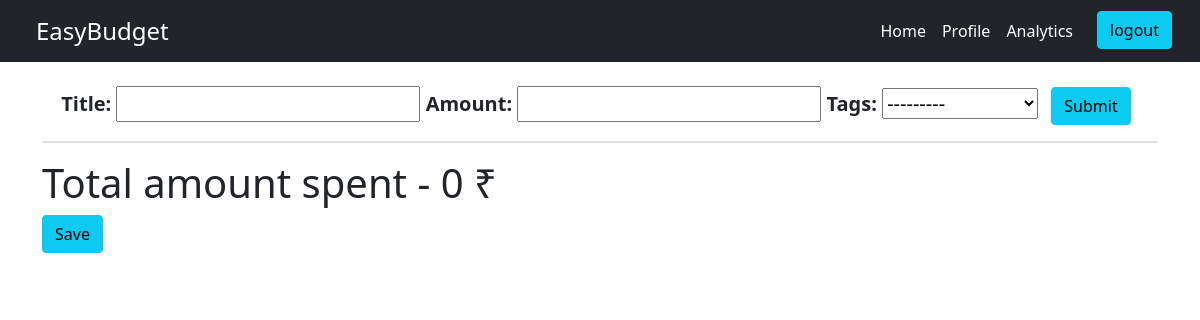
Page / (signed in) on the earlier database version.
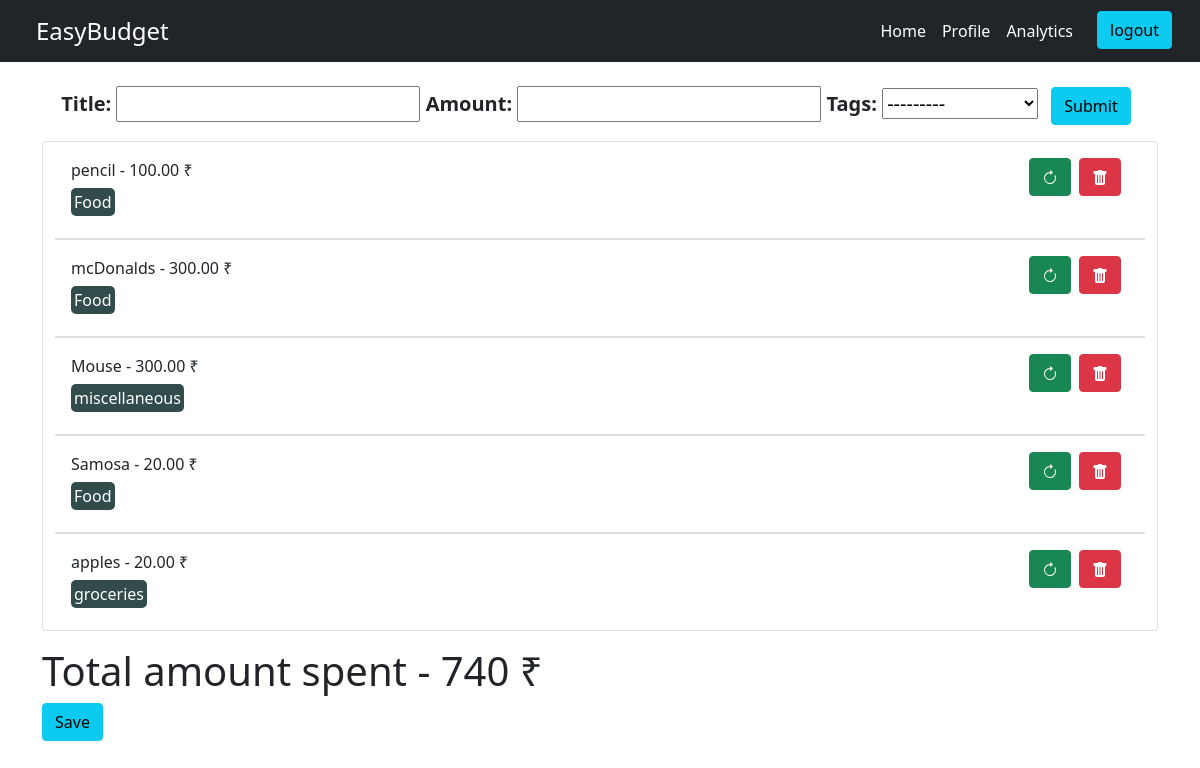
Same page on the later database version.
### budget/models.py (models this page shows, shortened)
class Item(models.Model):
    user = models.ForeignKey(User,on_delete=models.CASCADE, null = True,related_name="itemOwner")
    title = models.CharField(max_length=50)
    amount = models.DecimalField(max_digits=10000, decimal_places=2)
    tags = models.ForeignKey('Tag',null = True,on_delete=DO_NOTHING)
    created = models.DateTimeField(auto_now_add=True)
    id = models.UUIDField(default=uuid.uuid4, unique = True, primary_key=True, editable=False)

class Tag(models.Model):
    name = models.CharField(max_length= 200)
    created = models.DateTimeField(auto_now = True)
    id = models.UUIDField(default = uuid.uuid4, unique = True , primary_key=True, editable=False)
    def __str__(self):
        return self.name

### budget/views.py (the view)
# urls.py: path('', views.home, name='home'),
@login_required(login_url='login')
def home(request):
    items = Item.objects.filter(user = request.user)
    form = ItemForm()
    total = 0
    for item in items:
        total += int(item.amount)
    if request.user.is_authenticated:
        if request.method == "POST":
            user = request.user
            form = ItemForm(request.POST)
            if form.is_valid:
                itemList = form.save(commit=False)
                itemList.user = user
                itemList.save()
                return redirect('home')
    context = {'form':form, 'items':items,'total':total}
    print(request.user)
    return render(request,'budget/home.html',context)

### budget/forms.py
class ItemForm(ModelForm):
    class Meta:
         model = Item
         fields = ['title', 'amount','tags']

### budget/templates/budget/home.html (shortened to what this page needs)
{% extends 'main.html' %}
{%load crispy_forms_tags %}
{% block content %}
<div class="container-sm my-4">
    <div class="mt-4 d-flex justify-content-center fs-5 fw-bold">
        <form action="{% url 'home' %}" method="POST">
            {{form}}
            <input type="submit" class = "btn btn-info mx-2">
        </form>
    </div>
    <div class="container card my-3">
      {% for item in user.itemOwner.all %}
      <ul class="list-group list-group-flush fs-6">
        <li class="list-group-item my-2">
          {{item.title}} - {{item.amount}} &#8377
          <span><a class = "btn btn-danger float-end mx-2" href="{% url 'delete-item' item.id %}"></a></span>
          <span><a class = "btn btn-success float-end" href="{% url 'update-item' item.id %}"></a></span>
          <div class = "my-2">
              <span class="chip">{{item.tags}}</span>
          </div>
        </li>
      </ul>
      {% endfor %}
    </div>
    <h1>Total amount spent - {{total}} &#8377</h1>
    <button class = "btn btn-info">Save</button>
</div>
{% endblock content %}

Differences in the rows shown:
added Item: title "pencil", amount "100.00", tags "Food"
added Item: title "mcDonalds", amount "300.00", tags "Food"
added Item: title "Mouse", amount "300.00", tags "miscellaneous"
added Item: title "Samosa", amount "20.00", tags "Food"
added Item: title "apples", amount "20.00", tags "groceries"
Other differences:
{{ total }}: "0" → "740"
